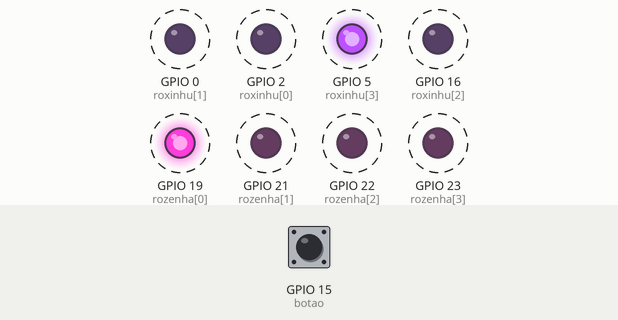
The sketch below on a simulated ESP32. Shown: output pins drawn as LEDs (lit = HIGH). Dashed ring = blinking. The test bench sets the inputs (shaded band); at power-on: GPIO 15 (botao) HIGH.

Above: at 2.8 s.
2.9 s: GPIO 15 (botao) pulled LOW for 1.2 s
At 3.12 s:
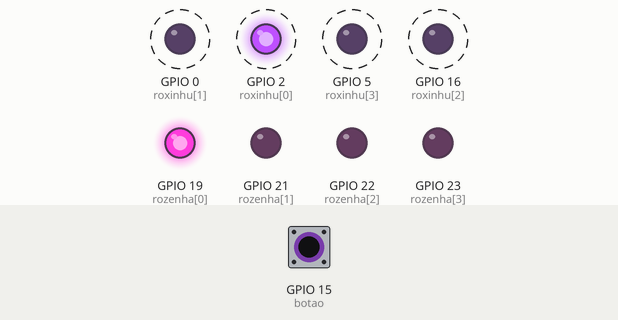
6.4 s: GPIO 15 (botao) pulled LOW for 3.2 s
At 6.62 s:
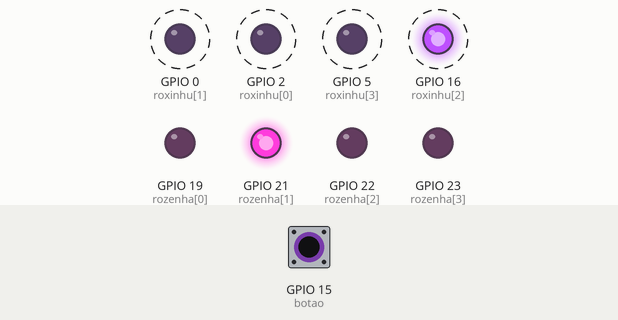
Timing chart, 0 to 17.1 s (numbered marks = the images above; inputs shaded):
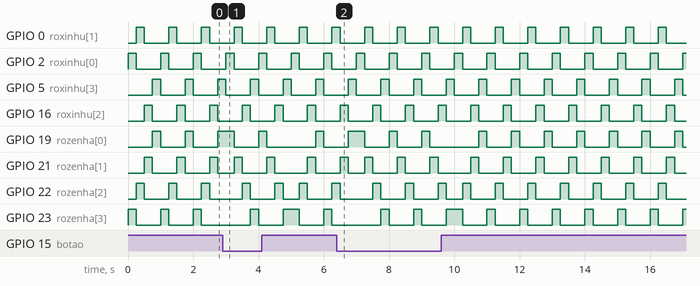

Measured:
- by itself, GPIO 0 (roxinhu[1]), GPIO 2 (roxinhu[0]), GPIO 5 (roxinhu[3]), GPIO 16 (roxinhu[2]): alternates HIGH for 0.25 s and LOW for 0.75 s

The sketch:

sketch.ino
```cpp
#define leds 4
#define botao 15

int roxinhu[leds] = {2, 0, 16, 5};
int rozenha[leds] = {19, 21, 22, 23};

void setup() {
  for(int i = 0; i < leds; i++){
    pinMode(roxinhu[i], OUTPUT);
    pinMode(rozenha[i], OUTPUT);
  }
  pinMode(botao, INPUT_PULLUP);
}

void loop() {
  while (digitalRead(botao) == HIGH){
    for (int i = 0; i< leds; i++){
      digitalWrite(roxinhu[i], HIGH);
      digitalWrite(rozenha[leds - 1 - i], HIGH);
      delay(250);
      digitalWrite(roxinhu[i], LOW);
      digitalWrite(rozenha[leds - 1 - i], LOW);
    }
  }
  for (int i = 0; i< leds; i++){
    digitalWrite(roxinhu[i], HIGH);
    digitalWrite(rozenha[i], HIGH);
    delay(250);
    digitalWrite(roxinhu[i], LOW);
    digitalWrite(rozenha[i], LOW);
  }

}
```
